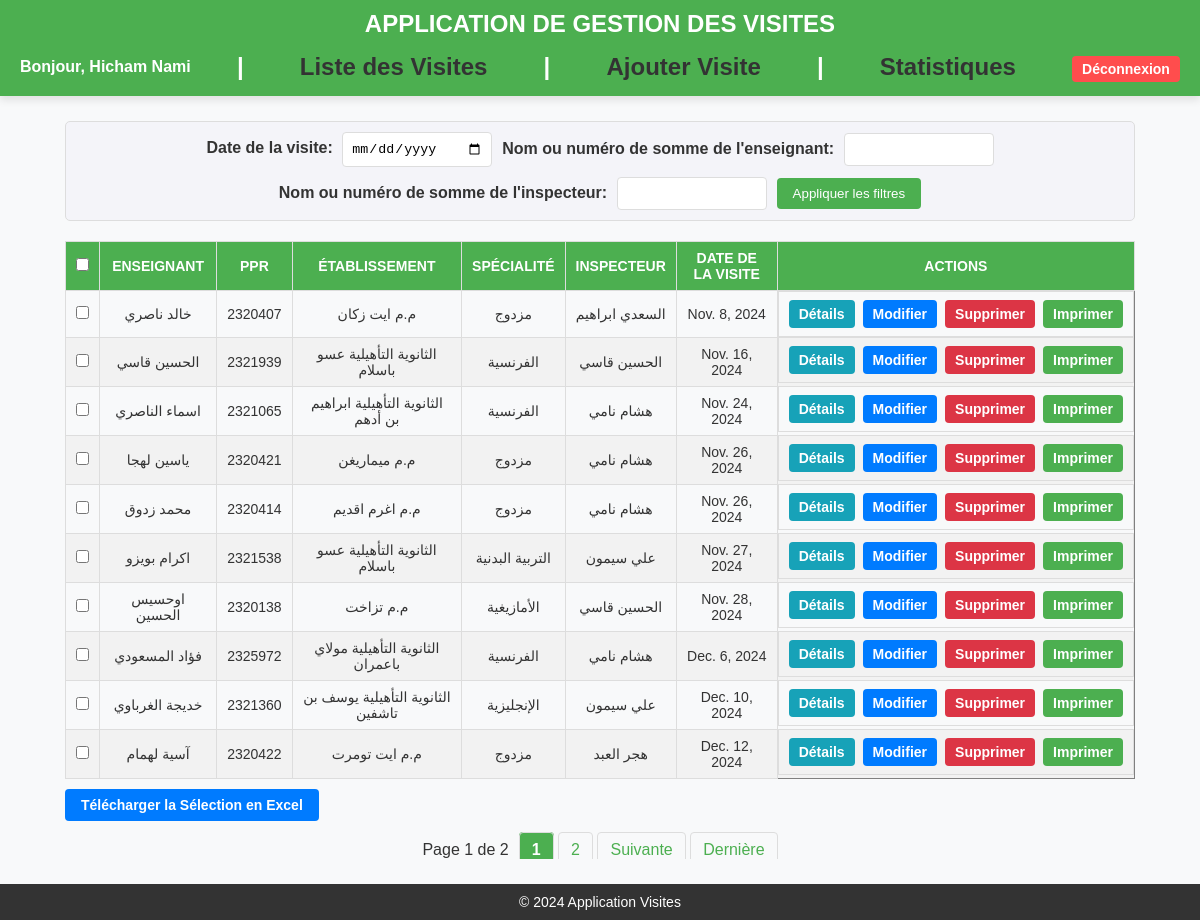
The app's page /liste-visites/ (signed in) with its own data.
### inspections/models.py (models this page shows, shortened)
class Visite(models.Model):
    enseignant_visite = models.ForeignKey(Personnel, on_delete=models.CASCADE, related_name="visites")
    som_inspecteur = models.CharField(max_length=20)
    nom_inspecteur = models.CharField(max_length=100)
    som_premier_accompagnateur = models.CharField(max_length=20, blank=True, null=True)
    nom_premier_accompagnateur = models.CharField(max_length=100, blank=True, null=True)
    etab_premier_accompagnateur = models.CharField(max_length=100, blank=True, null=True)
    som_deuxieme_accompagnateur = models.CharField(max_length=20, blank=True, null=True)
    nom_deuxieme_accompagnateur = models.CharField(max_length=100, blank=True, null=True)
    etab_deuxieme_accompagnateur = models.CharField(max_length=100, blank=True, null=True)
    date_visite = models.DateField()
    heure_visite = models.TimeField()
    centre_visite = models.CharField(max_length=100)
    STATUS_CHOICES = [
        ('Programmée', 'Programmée'),
        ('Annulée', 'Annulée'),
    ]
    status = models.CharField(
        max_length=20,
        choices=STATUS_CHOICES,
        default='Programmée'
    )
    class Meta:
        permissions = [
            ("print_visite", "Can print visite"),
        ]

class Personnel(models.Model):
    som_enseignant = models.CharField(max_length=20, unique=True)
    cin_enseignant = models.CharField(max_length=20)
    nom_enseignant = models.CharField(max_length=100)
    cadre_enseignant = models.CharField(max_length=100)
    date_affect_enseignant = models.DateField()
    code_etab_enseignant = models.CharField(max_length=20)
    etab_enseignant = models.CharField(max_length=100)
    specialite_enseignant = models.CharField(max_length=100)
    cycle_enseignant = models.CharField(max_length=50)

### inspections/views.py (the view, shortened to what this page needs)
# urls.py: path('liste-visites/', views.liste_visites, name='liste_visites'),  # URL pour la liste des visites
@login_required
def liste_visites(request):
    form = FiltreVisitesForm(request.GET or None)
    visites = Visite.objects.filter(status='Programmée').order_by('date_visite')
    paginator = Paginator(visites, 10)
    page_number = request.GET.get('page')
    page_obj = paginator.get_page(page_number)
    query_params = request.GET.copy()
    if 'page' in query_params:
        query_params.pop('page')
    user_has_full_control = request.user.has_perm('inspections.change_visite')
    can_print = request.user.has_perm('inspections.print_visite')
    return render(request, 'liste_visites.html', {
        'form': form,
        'page_obj': page_obj,
        'query_params': query_params,
        'user_has_full_control': user_has_full_control,
        'can_print': can_print,
    })

### inspections/forms.py
class FiltreVisitesForm(forms.Form):
    date_visite = forms.DateField(
        required=False,
        widget=forms.DateInput(attrs={'type': 'date'}),
        label="Date de la visite"
    )
    nom_enseignant = forms.CharField(
        max_length=100,
        required=False,
        label="Nom ou numéro de somme de l'enseignant"
    )
    nom_inspecteur = forms.CharField(
        max_length=100,
        required=False,
        label="Nom ou numéro de somme de l'inspecteur"
    )

### inspections/templates/liste_visites.html (shortened to what this page needs)
{% extends 'base.html' %}
{% block content %}
   <div class="container">
    <form method="get" action="{% url 'liste_visites' %}" class="filter-form">
        {{ form.as_p }}
        <button type="submit">Appliquer les filtres</button>
    </form>
    <form method="post" action="{% url 'telecharger_visites_excel' %}">
        <div class="table-container">
            <table border="1">
                <thead>
                    <tr>
                        <th><input type="checkbox" onclick="toggleSelectAll(this)"></th>
                        <th>Enseignant</th>
                        <th>PPR</th>
                        <th>Établissement</th>
                        <th>Spécialité</th>
                        <th>Inspecteur</th>
                        <th>Date de la Visite</th>
                        <th>Actions</th>
                    </tr>
                </thead>
                <tbody>
        {% for visite in page_obj %}
        <tr>
            <td><input type="checkbox" name="visite_ids" value="{{ visite.id }}"></td>
            <td>{{ visite.enseignant_visite.nom_enseignant }}</td>
            <td>{{ visite.enseignant_visite.som_enseignant }}</td>
            <td>{{ visite.enseignant_visite.etab_enseignant }}</td>
            <td>{{ visite.enseignant_visite.specialite_enseignant }}</td>
            <td>{{ visite.nom_inspecteur }}</td>
            <td>{{ visite.date_visite }}</td>
            <td class="table-action-buttons">
                <a href="{% url 'afficher_details_visite' visite.id %}" class="btn btn-info">Détails</a>
                {% if user_has_full_control %}
                    <a href="{% url 'modifier_visite' visite.id %}" class="btn-edit">Modifier</a>
                    <a href="{% url 'supprimer_visite' visite.id %}" class="btn-delete">Supprimer</a>
                {% endif %}
                {% if can_print %}
                    <a href="{% url 'print_visite' visite.id %}" class="btn-print">Imprimer</a>
                {% endif %}
            </td>
        {% empty %}
        <tr>
            <td colspan="18">Aucune visite trouvée.</td>
        </tr>
        {% endfor %}
    </tbody>
            </table>
              <div>
        <button type="submit" class="download-button">Télécharger la Sélection en Excel</button>
        </form>
    <div class="pagination">
    <span>Page {{ page_obj.number }} de {{ page_obj.paginator.num_pages }}</span>
    <div>
        {% for num in page_obj.paginator.page_range %}
            {% if page_obj.number == num %}
                <strong>{{ num }}</strong>
            {% elif num > page_obj.number|add:"-3" and num < page_obj.number|add:"3" %}
                <a href="?page={{ num }}&{{ query_params.urlencode }}">{{ num }}</a>
            {% endif %}
        {% endfor %}
        {% if page_obj.has_next %}
            <a href="?page={{ page_obj.next_page_number }}&{{ query_params.urlencode }}">Suivante</a>
            <a href="?page={{ page_obj.paginator.num_pages }}&{{ query_params.urlencode }}">Dernière</a>
        {% endif %}
    </div>
</div>
</div>
{% endblock %}

### inspections/templates/base.html (shortened to what this page needs)
{% load static %}
<!DOCTYPE html>
<html lang="fr">
<head>
    <link rel="stylesheet" type="text/css" href="{% static 'css/style.css' %}">
    <link rel="stylesheet" href="https://cdn.jsdelivr.net/npm/flatpickr/dist/flatpickr.min.css">
    <link href="https://cdn.jsdelivr.net/npm/sweetalert2@11/dist/sweetalert2.min.css" rel="stylesheet">
</head>
<body>
   <header>
       <h1>APPLICATION DE GESTION DES VISITES</h1>
       <nav>
           {% if user.is_authenticated %}
               <span class="user-greeting">Bonjour, {{ user.get_full_name|default:user.username }}</span> |
               <a href="{% url 'liste_visites' %}">Liste des Visites</a> |
               <a href="{% url 'creer_visite' %}">Ajouter Visite</a> |
           <a href="{% url 'statistiques' %}">Statistiques</a>
               <form action="{% url 'logout' %}" method="post" style="display:inline;">
                   <button type="submit" class="logout-button">Déconnexion</button>
               </form>
           {% else %}
               <span class="user-greeting">Bienvenue sur l'application</span>
           {% endif %}
       </nav>
   </header>
   <main>
       {% block content %}{% endblock %}
   </main>
   <footer>
       <p>&copy; 2024 Application Visites</p>
   </footer>
</body>
</html>

### records on screen
Visite: enseignant_visite.nom_enseignant "خالد ناصري", enseignant_visite.som_enseignant "2320407", enseignant_visite.etab_enseignant "م.م ايت زكان", enseignant_visite.specialite_enseignant "مزدوج", nom_inspecteur "السعدي ابراهيم", date_visite "Nov. 8, 2024"
Visite: enseignant_visite.nom_enseignant "الحسين قاسي", enseignant_visite.som_enseignant "2321939", enseignant_visite.etab_enseignant "الثانوية التأهيلية عسو باسلام", enseignant_visite.specialite_enseignant "الفرنسية", nom_inspecteur "الحسين قاسي", date_visite "Nov. 16, 2024"
Visite: enseignant_visite.nom_enseignant "اسماء الناصري", enseignant_visite.som_enseignant "2321065", enseignant_visite.etab_enseignant "الثانوية التأهيلية ابراهيم بن أدهم", enseignant_visite.specialite_enseignant "الفرنسية", nom_inspecteur "هشام نامي", date_visite "Nov. 24, 2024"
Visite: enseignant_visite.nom_enseignant "ياسين لهجا", enseignant_visite.som_enseignant "2320421", enseignant_visite.etab_enseignant "م.م ميماريغن", enseignant_visite.specialite_enseignant "مزدوج", nom_inspecteur "هشام نامي", date_visite "Nov. 26, 2024"
Visite: enseignant_visite.nom_enseignant "محمد زدوق", enseignant_visite.som_enseignant "2320414", enseignant_visite.etab_enseignant "م.م اغرم اقديم", enseignant_visite.specialite_enseignant "مزدوج", nom_inspecteur "هشام نامي", date_visite "Nov. 26, 2024"
Visite: enseignant_visite.nom_enseignant "اكرام بويزو", enseignant_visite.som_enseignant "2321538", enseignant_visite.etab_enseignant "الثانوية التأهيلية عسو باسلام", enseignant_visite.specialite_enseignant "التربية البدنية", nom_inspecteur "علي سيمون", date_visite "Nov. 27, 2024"
Visite: enseignant_visite.nom_enseignant "اوحسيس الحسين", enseignant_visite.som_enseignant "2320138", enseignant_visite.etab_enseignant "م.م تزاخت", enseignant_visite.specialite_enseignant "الأمازيغية", nom_inspecteur "الحسين قاسي", date_visite "Nov. 28, 2024"
Visite: enseignant_visite.nom_enseignant "فؤاد المسعودي", enseignant_visite.som_enseignant "2325972", enseignant_visite.etab_enseignant "الثانوية التأهيلية مولاي باعمران", enseignant_visite.specialite_enseignant "الفرنسية", nom_inspecteur "هشام نامي", date_visite "Dec. 6, 2024"
Visite: enseignant_visite.nom_enseignant "خديجة الغرباوي", enseignant_visite.som_enseignant "2321360", enseignant_visite.etab_enseignant "الثانوية التأهيلية يوسف بن تاشفين", enseignant_visite.specialite_enseignant "الإنجليزية", nom_inspecteur "علي سيمون", date_visite "Dec. 10, 2024"
Visite: enseignant_visite.nom_enseignant "آسية لهمام", enseignant_visite.som_enseignant "2320422", enseignant_visite.etab_enseignant "م.م ايت تومرت", enseignant_visite.specialite_enseignant "مزدوج", nom_inspecteur "هجر العبد", date_visite "Dec. 12, 2024"

### other values on screen
{{ user.get_full_name|default:user.username }} "Hicham Nami"
{{ page_obj.number }} "1"
{{ page_obj.paginator.num_pages }} "2"
{{ num }} "1"
{{ num }} "2"
